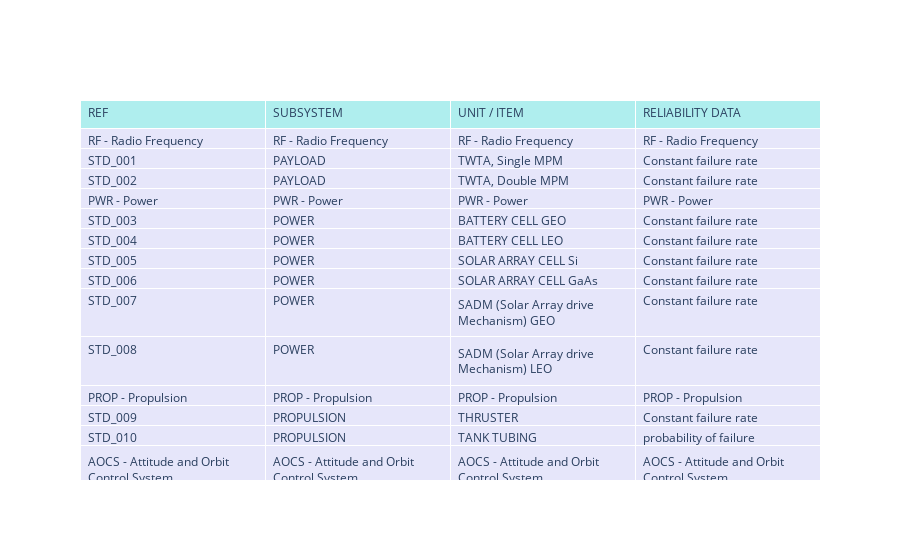

The code cell stored with this chart in its notebook:
### Code cell
import plotly.graph_objects as go
import pandas as pd


fig = go.Figure(data=[go.Table(
    header=dict(values=list(datas.columns),
                fill_color='paleturquoise',
                align='left'),
    cells=dict(values=[datas.REF, datas.SUBSYSTEM, datas["UNIT / ITEM"], datas["RELIABILITY DATA"]],
               fill_color='lavender',
               align='left'))
])

#fig.show()

glue("plotly_t4_1", fig.show())

### Figure 1 — Plotly figure (JSON) as saved in the notebook; plotly's stock layout.template omitted (floating-point values rounded to 4 significant figures)
{"data": [{"cells": {"align": "left", "fill": {"color": "lavender"}, "values": [["RF - Radio Frequency", "STD_001", "STD_002", "PWR - Power", "STD_003", "STD_004", "STD_005", "STD_006", "STD_007", "STD_008", "PROP - Propulsion", "STD_009", "STD_010", "AOCS - Attitude and Orbit Control System", "STD_011", "STD_012", "DEP - Deployment", "STD_013", "STD_014"], ["RF - Radio Frequency", "PAYLOAD", "PAYLOAD", "PWR - Power", "POWER", "POWER", "POWER", "POWER", "POWER", "POWER", "PROP - Propulsion", "PROPULSION", "PROPULSION", "AOCS - Attitude and Orbit Control System", "AOCS", "AOCS", "DEP - Deployment", "DEPLOYMENT", "DEPLOYMENT"], ["RF - Radio Frequency", "TWTA, Single MPM", "TWTA, Double MPM", "PWR - Power", "BATTERY CELL GEO", "BATTERY CELL LEO", "SOLAR ARRAY CELL Si", "SOLAR ARRAY CELL GaAs", "SADM (Solar Array drive Mechanism) GEO", "SADM (Solar Array drive Mechanism) LEO", "PROP - Propulsion", "THRUSTER", "TANK TUBING", "AOCS - Attitude and Orbit Control System", "RW (Reaction Wheel) GEO", "RW (Reaction Wheel) LEO", "DEP - Deployment", "DEPLOYMENT DEVICE  Antenna, boom", "DEPLOYMENT DEVICE  Solar Array"], ["RF - Radio Frequency", "Constant failure rate", "Constant failure rate", "PWR - Power", "Constant failure rate", "Constant failure rate", "Constant failure rate", "Constant failure rate", "Constant failure rate", "Constant failure rate", "PROP - Propulsion", "Constant failure rate", "probability of failure", "AOCS - Attitude and Orbit Control System", "Constant failure rate", "Constant failure rate", "DEP - Deployment", "Probability of failure", "Probability of failure"]]}, "header": {"align": "left", "fill": {"color": "paleturquoise"}, "values": ["REF", "SUBSYSTEM", "UNIT / ITEM", "RELIABILITY DATA"]}, "type": "table"}], "layout": {}}
